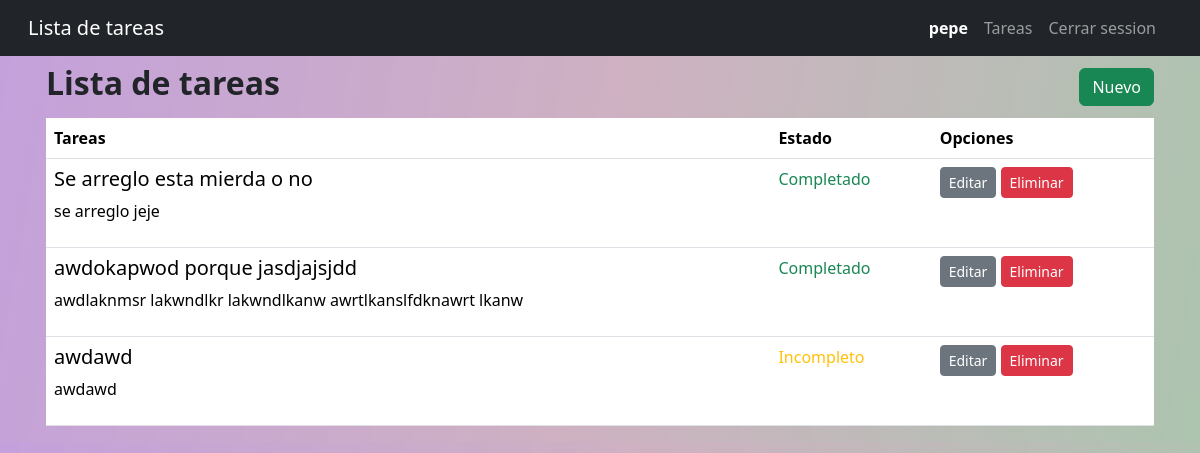
The app's page /todo/list (signed in) with its own data.
### app/models.py (models this page shows, shortened)
class User(db.Model):
    id = db.Column(db.Integer, primary_key = True)
    username = db.Column(db.String(20), unique = True, nullable = False)
    password = db.Column(db.Text, nullable = False)

class Todo(db.Model):
    id = db.Column(db.Integer, primary_key = True)
    created_by = db.Column(db.Integer, db.ForeignKey('user.id'), nullable = False)
    title = db.Column(db.String(100), nullable = False)
    descrip = db.Column(db.Text)
    state = db.Column(db.Boolean, default = False)

### app/toDo.py (the view)
@bp.route('/list')
@login_required
def index():
    todos = Todo.query.all()
    return render_template('todo/index.html', todos = todos)

### app/auth.py (called while the page is built)
@bp.before_app_request
def load_logged_in_user():
    user_id = session.get('user_id')
    if user_id == None:
        g.user = None
    else:
        g.user = User.query.get_or_404(user_id)

def login_required(view):
    @functools.wraps(view)
    def wrapped_view(**kwargs):
        if g.user == None:
            return redirect(url_for('auth.login'))
        return view(**kwargs)
    return wrapped_view

### app/templates/todo/index.html
{% extends 'layout.html' %}
{% block content%}
<section class="container-xl px-3 ">
    <nav class="navbar">
        <h2 class=""><strong>{% block title %} Lista de tareas {% endblock %}</strong></h1>
        <a href="{{url_for('todo.create')}}" class="btn btn-success">Nuevo</a>
    </nav>
    <table class="table">
        <thead>
            <tr>
                <th class="col">Tareas</th>
                <th class="col">Estado</th>
                <th class="col" colspan="2">Opciones</th>
            </tr>
            <tbody>
                {% for todo in todos | reverse %}
                {% if g.user.id == todo.created_by %}
                <tr>
                    <td>
                        <h5>
                            {{todo.title}}
                        </h5>
                        <p>
                            {{todo.descrip}}
                        </p>
                    </td>
                    <td>
                        {% if todo.state%}
                            <p class="text-success">Completado</p>
                        {% else %}
                            <p class="text-warning">Incompleto</p>
                        {% endif %}
                    </td>
                    <td>
                        <a href="{{url_for('todo.update', id = todo.id)}}" class="btn btn-secondary btn-sm mb-2">Editar</a>
                        <a href="{{url_for('todo.delete', id = todo.id)}}" class="btn btn-danger btn-sm mb-2">Eliminar</a>
                    </td>
                </tr>
                {% endif %}
                {% endfor %}
            </tbody>
        </thead>
    </table>
</section>
{% endblock %}

### app/templates/layout.html (shortened to what this page needs)
<!DOCTYPE html>
<html lang="en">
<head>
    <link href="https://cdn.jsdelivr.net/npm/bootstrap@5.3.3/dist/css/bootstrap.min.css" rel="stylesheet">
</head>
<body class="body" style="background: linear-gradient(100deg, rgba(131, 58, 180, 0.479) 0%, rgba(139, 69, 109, 0.418) 50%, rgba(40, 102, 46, 0.384) 100%);">
    <nav class="navbar navbar-expand-sm navbar-dark bg-dark" data-bs-theme="dark">
        <div class="container-fluid mx-3">
            <a class="navbar-brand" href="{{url_for('index')}}">Lista de tareas</a>
            <div class="collapse navbar-collapse justify-content-end" id="navbarNav">
            <ul class="navbar-nav mx-2">
                {% if g.user %}
                <li class="nav-item">
                    <span class="nav-link active"><strong>{{ g.user.username }}</strong></span>
                    </li>
                    <li class="nav-item">
                    <a class="nav-link" href="{{url_for('todo.index')}}">Tareas</a>
                    </li>
                    <li class="nav-item">
                        <a class="nav-link" href="{{url_for('auth.logout')}}">Cerrar session</a>
                        </li>
                {% endif %}
            </ul>
            </div>
        </div>
        </nav>
        {% block content %}
        {% endblock %}
</body>
</html>

### records on screen
User: user.username "pepe"
Todo: title "Se arreglo esta mierda o no", descrip "se arreglo jeje", state "Completado"
Todo: title "awdokapwod porque jasdjajsjdd", descrip "awdlaknmsr lakwndlkr lakwndlkanw awrtlkanslfdknawrt lkanw", state "Completado"
Todo: title "awdawd", descrip "awdawd", state "Incompleto"
